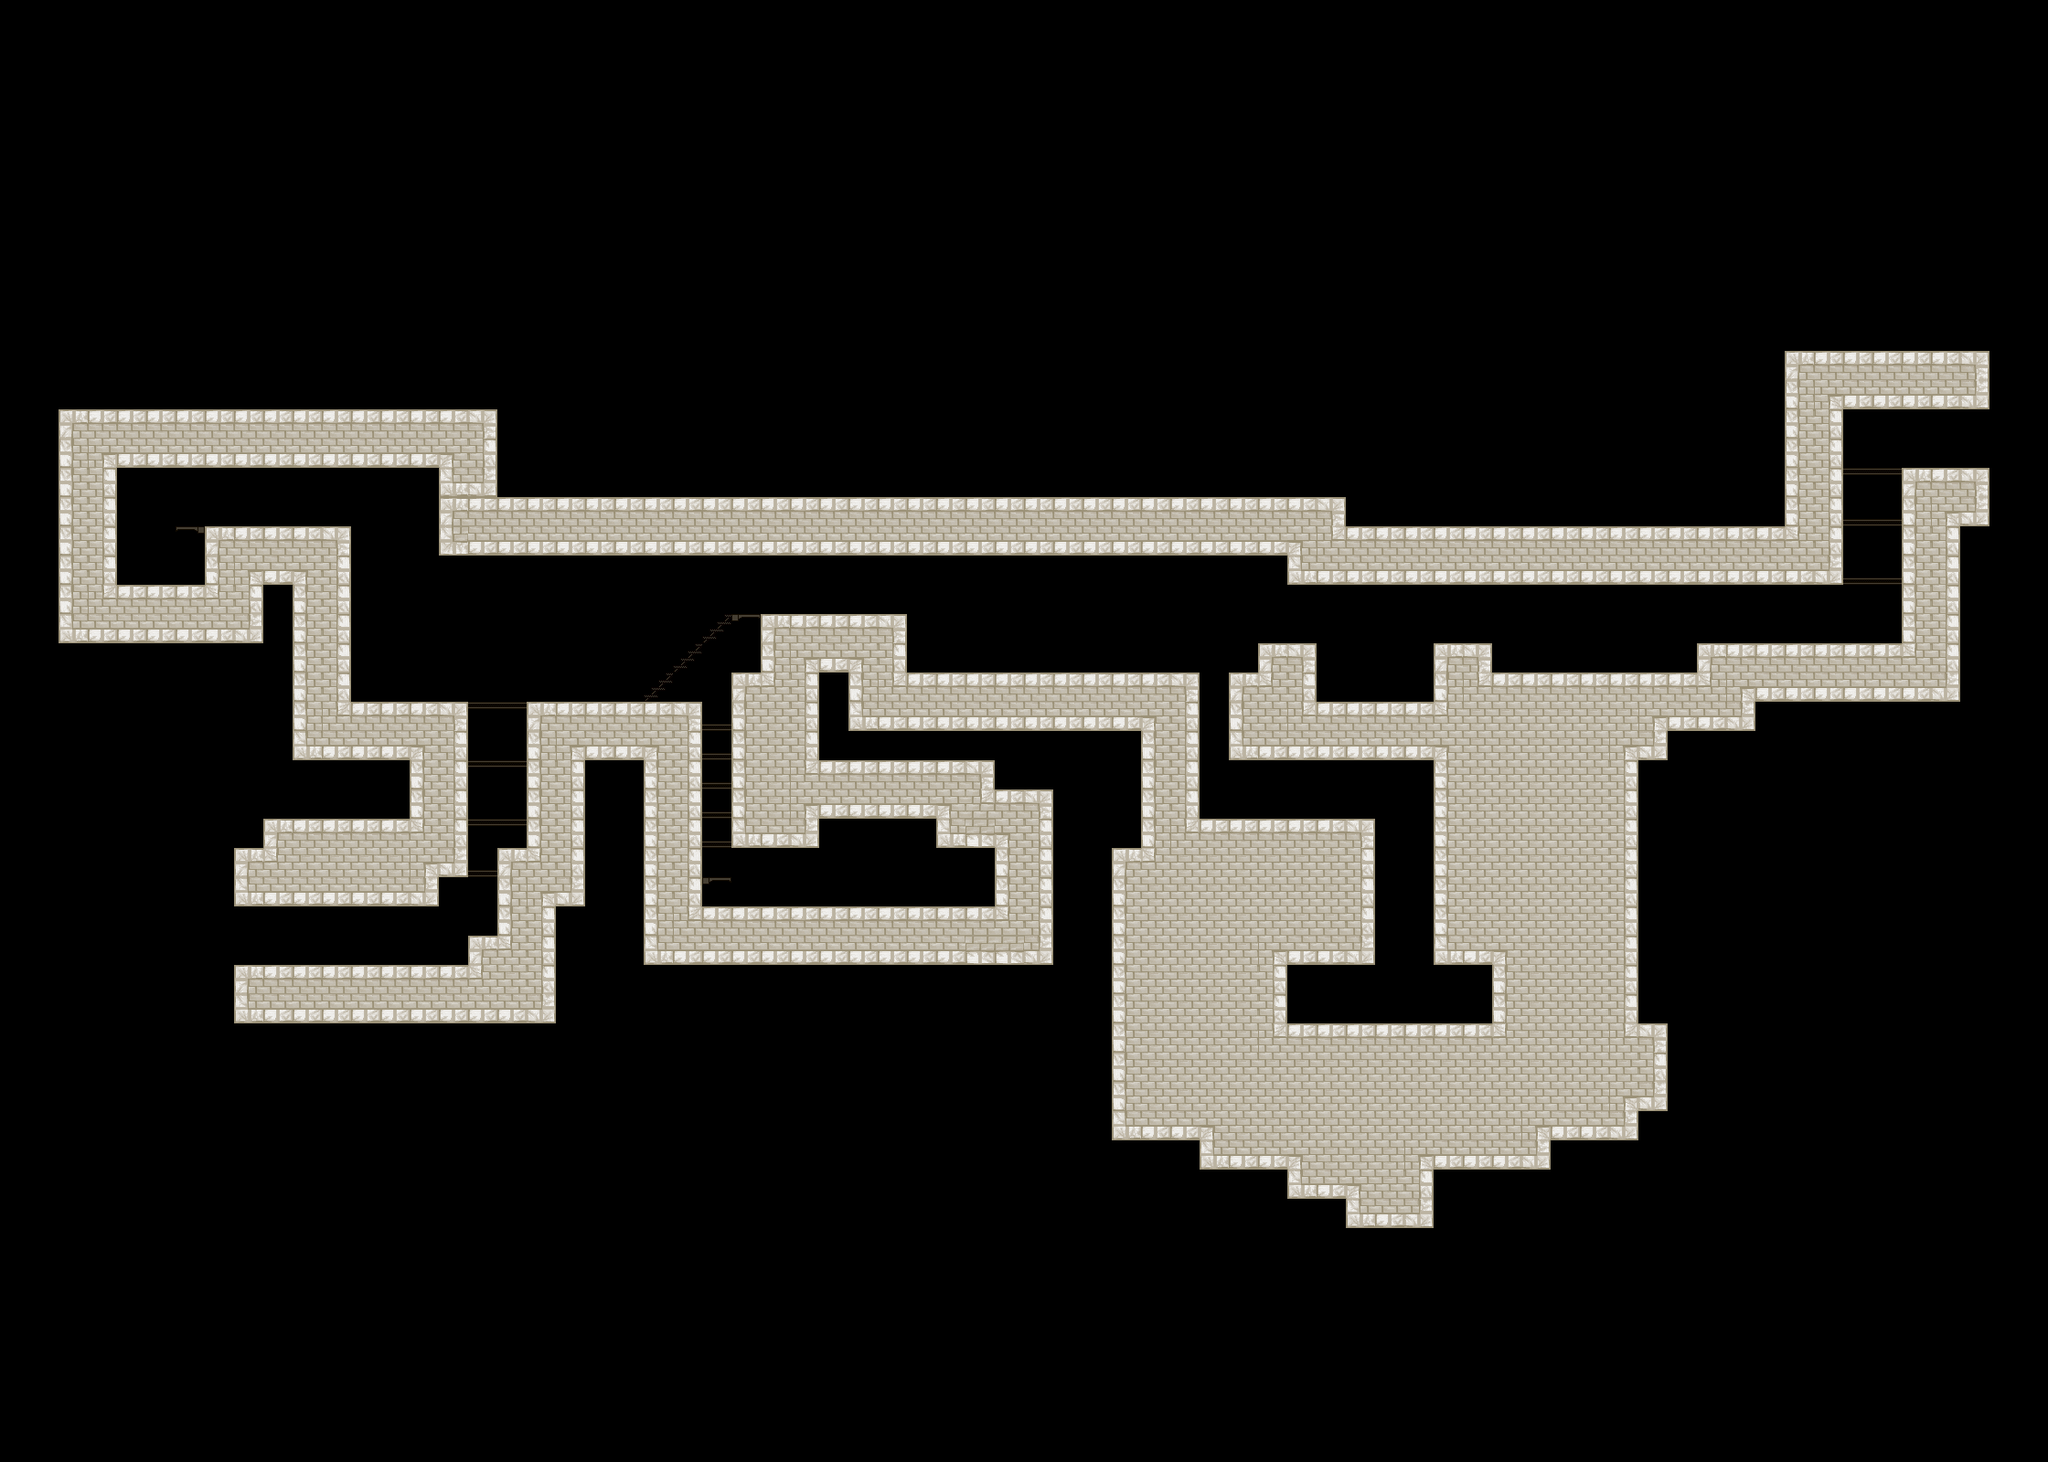

A level layout from a 2D game, rendered from its tile map. Below: a short description, then the map file with tile-grid data replaced by summaries:
An orthogonal 70x50 tile map with 32x32 px tiles, 5 tile layers (Background1, Background2, Background3, Foreground1, ...), 3 tilesets and 17 objects.

<map version="1.0" tiledversion="1.1.5" orientation="orthogonal" renderorder="right-down" width="70" height="50" tilewidth="32" tileheight="32" infinite="0" nextobjectid="58">
 <properties>
  <property name="unity:scale" value="0.03125" />
 </properties>
 <tileset firstgid="1" source="../../Tilesets/Example.tsx" />
 <tileset firstgid="31" source="../../Tilesets/cathedral.tsx" />
 <tileset firstgid="131" source="../../Tilesets/lab.tsx" />
 <layer name="Background1" width="70" height="50">
  <properties>
   <property name="unity:sortingOrder" type="int" value="-3" />
  </properties>
  <data>[3500 cells, 0 non-empty, 0 distinct tile ids]</data>
 </layer>
 <layer name="Background2" width="70" height="50">
  <properties>
   <property name="unity:sortingOrder" type="int" value="-4" />
  </properties>
  <data>[3500 cells, 0 non-empty, 0 distinct tile ids]</data>
 </layer>
 <layer name="Background3" width="70" height="50">
  <properties>
   <property name="unity:sortingOrder" type="int" value="-3" />
  </properties>
  <data>[3500 cells, 0 non-empty, 0 distinct tile ids]</data>
 </layer>
 <layer name="Foreground1" width="70" height="50">
  <properties>
   <property name="unity:sortingOrder" type="int" value="3" />
  </properties>
  <data>[3500 cells, 714 non-empty, 16 distinct tile ids]</data>
 </layer>
 <layer name="Foreground2" width="70" height="50">
  <properties>
   <property name="unity:sortingOrder" type="int" value="4" />
  </properties>
  <data>[3500 cells, 0 non-empty, 0 distinct tile ids]</data>
 </layer>
 <objectgroup name="walls">
  <properties>
   <property name="unity:layer" value="Obstacle" />
  </properties>
  <object id="12" x="256" y="992">
   <polyline points="0,0 0,64 256,64 256,32 288,32 288,-32 288,-64 320,-64 320,-224 512,-224 512,0 832,0 832,-64 768,-64 768,-96 640,-96 640,-64 544,-64 544,-256 576,-256 576,-320 736,-320 736,-256 1056,-256 1056,-96 1248,-96 1248,64 1152,64 1152,128 1376,128 1376,64 1312,64 1312,-160 1088,-160 1088,-256 1120,-256 1120,-288 1184,-288 1184,-224 1312,-224 1312,-288 1376,-288 1376,-256 1600,-256 1600,-288 1824,-288 1824,-480 1920,-480 1920,-544 1760,-544 1760,-352 1152,-352 1152,-384 224,-384 224,-480 -128,-480 -128,-352 -32,-352 -32,-416 128,-416 128,-224 256,-224 256,-96 256,-32 224,-32 224,0 128,0 0,0" />
  </object>
 </objectgroup>
 <objectgroup name="JumpThru">
  <properties>
   <property name="unity:layer" value="Obstacle" />
   <property name="unity:tag" value="JumpThru" />
  </properties>
  <object id="41" x="512" y="960">
   <polyline points="0,0 32,0" />
  </object>
  <object id="42" x="512" y="896">
   <polyline points="0,0 64,0" />
  </object>
  <object id="43" x="512" y="832">
   <polyline points="0,0 64,0" />
  </object>
  <object id="44" x="512" y="768">
   <polyline points="0,0 64,0" />
  </object>
  <object id="46" x="192" y="576">
   <polyline points="0,0 32,0" />
  </object>
  <object id="47" x="704" y="768">
   <polyline points="0,0 96,-96" />
  </object>
  <object id="48" x="832" y="672">
   <polyline points="0,0 -32,0" />
  </object>
  <object id="49" x="768" y="800">
   <polyline points="0,0 32,0" />
  </object>
  <object id="50" x="768" y="832">
   <polyline points="0,0 32,0" />
  </object>
  <object id="51" x="768" y="864">
   <polyline points="0,0 32,0" />
  </object>
  <object id="52" x="768" y="896">
   <polyline points="0,0 32,0" />
  </object>
  <object id="53" x="768" y="928">
   <polyline points="0,0 32,0" />
  </object>
  <object id="54" x="768" y="960">
   <polyline points="0,0 32,0" />
  </object>
  <object id="55" x="2016" y="512">
   <polyline points="0,0 64,0" />
  </object>
  <object id="56" x="2016" y="640">
   <polyline points="0,0 64,0" />
  </object>
  <object id="57" x="2016" y="576">
   <polyline points="0,0 64,0" />
  </object>
 </objectgroup>
</map>
